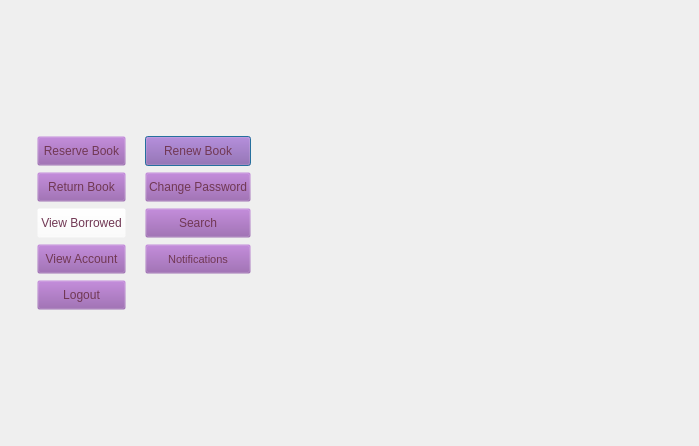
<?xml version="1.0" encoding="UTF-8"?>
<ui version="4.0">
 <class>Window_Member</class>
 <widget class="QDialog" name="Window_Member">
  <property name="geometry">
   <rect>
    <x>0</x>
    <y>0</y>
    <width>699</width>
    <height>446</height>
   </rect>
  </property>
  <property name="maximumSize">
   <size>
    <width>1000</width>
    <height>700</height>
   </size>
  </property>
  <property name="windowTitle">
   <string>Dialog</string>
  </property>
  <property name="windowIcon">
   <iconset resource="resi.qrc">
    <normaloff>:/myappico.png</normaloff>:/myappico.png</iconset>
  </property>
  <property name="styleSheet">
   <string notr="true"/>
  </property>
  <layout class="QVBoxLayout" name="verticalLayout">
   <item>
    <layout class="QGridLayout" name="gridLayout">
     <item row="2" column="4">
      <widget class="QPushButton" name="pushButton_RenewBook">
       <property name="maximumSize">
        <size>
         <width>140</width>
         <height>30</height>
        </size>
       </property>
       <property name="font">
        <font>
         <family>Microsoft Sans Serif</family>
        </font>
       </property>
       <property name="styleSheet">
        <string notr="true">background-color: rgba(146, 89, 170,0);
color: rgb(113, 56, 84);</string>
       </property>
       <property name="text">
        <string>Renew Book</string>
       </property>
       <property name="icon">
        <iconset resource="image.qrc">
         <normaloff>:/img/img/book-education-renew-borrow-reload-system-512.png</normaloff>:/img/img/book-education-renew-borrow-reload-system-512.png</iconset>
       </property>
       <property name="iconSize">
        <size>
         <width>20</width>
         <height>20</height>
        </size>
       </property>
      </widget>
     </item>
     <item row="3" column="5">
      <spacer name="horizontalSpacer">
       <property name="orientation">
        <enum>Qt::Horizontal</enum>
       </property>
       <property name="sizeHint" stdset="0">
        <size>
         <width>40</width>
         <height>20</height>
        </size>
       </property>
      </spacer>
     </item>
     <item row="8" column="2">
      <widget class="QLabel" name="label_2">
       <property name="text">
        <string/>
       </property>
      </widget>
     </item>
     <item row="0" column="3">
      <widget class="QLabel" name="label_6">
       <property name="text">
        <string/>
       </property>
       <property name="pixmap">
        <pixmap resource="image.qrc">:/img/img/EL.png</pixmap>
       </property>
      </widget>
     </item>
     <item row="2" column="3">
      <widget class="QLabel" name="label_4">
       <property name="text">
        <string/>
       </property>
      </widget>
     </item>
     <item row="2" column="1">
      <widget class="QLabel" name="label">
       <property name="text">
        <string/>
       </property>
      </widget>
     </item>
     <item row="0" column="0">
      <widget class="QLabel" name="label_3">
       <property name="text">
        <string/>
       </property>
      </widget>
     </item>
     <item row="5" column="2">
      <widget class="QPushButton" name="pushButton_ViewAccount">
       <property name="maximumSize">
        <size>
         <width>140</width>
         <height>30</height>
        </size>
       </property>
       <property name="font">
        <font>
         <family>Microsoft Sans Serif</family>
        </font>
       </property>
       <property name="styleSheet">
        <string notr="true">background-color: rgba(146, 89, 170,0);
color: rgb(113, 56, 84);</string>
       </property>
       <property name="text">
        <string>View Account</string>
       </property>
       <property name="icon">
        <iconset resource="image.qrc">
         <normaloff>:/img/img/A.png</normaloff>:/img/img/A.png</iconset>
       </property>
       <property name="iconSize">
        <size>
         <width>20</width>
         <height>20</height>
        </size>
       </property>
      </widget>
     </item>
     <item row="2" column="2">
      <widget class="QPushButton" name="pushButton_ReserveBook">
       <property name="maximumSize">
        <size>
         <width>140</width>
         <height>30</height>
        </size>
       </property>
       <property name="font">
        <font>
         <family>Microsoft Sans Serif</family>
        </font>
       </property>
       <property name="styleSheet">
        <string notr="true">background-color: rgba(146, 89, 170,0);
color: rgb(113, 56, 84);
</string>
       </property>
       <property name="text">
        <string>Reserve Book</string>
       </property>
       <property name="icon">
        <iconset resource="image.qrc">
         <normaloff>:/img/img/res2.png</normaloff>:/img/img/res2.png</iconset>
       </property>
       <property name="iconSize">
        <size>
         <width>20</width>
         <height>20</height>
        </size>
       </property>
      </widget>
     </item>
     <item row="4" column="4">
      <widget class="QPushButton" name="pushButton_Search">
       <property name="maximumSize">
        <size>
         <width>140</width>
         <height>30</height>
        </size>
       </property>
       <property name="font">
        <font>
         <family>Microsoft Sans Serif</family>
        </font>
       </property>
       <property name="styleSheet">
        <string notr="true">background-color: rgba(146, 89, 170,0);
color: rgb(113, 56, 84);</string>
       </property>
       <property name="text">
        <string>Search</string>
       </property>
       <property name="icon">
        <iconset resource="image.qrc">
         <normaloff>:/img/img/search.png</normaloff>:/img/img/search.png</iconset>
       </property>
       <property name="iconSize">
        <size>
         <width>20</width>
         <height>20</height>
        </size>
       </property>
      </widget>
     </item>
     <item row="3" column="3">
      <widget class="QLabel" name="label_5">
       <property name="text">
        <string/>
       </property>
      </widget>
     </item>
     <item row="3" column="4">
      <widget class="QPushButton" name="pushButton_ChangePassword">
       <property name="maximumSize">
        <size>
         <width>140</width>
         <height>30</height>
        </size>
       </property>
       <property name="font">
        <font>
         <family>Microsoft Sans Serif</family>
        </font>
       </property>
       <property name="styleSheet">
        <string notr="true">background-color: rgba(146, 89, 170,0);
color: rgb(113, 56, 84);</string>
       </property>
       <property name="text">
        <string>Change Password</string>
       </property>
       <property name="icon">
        <iconset resource="image.qrc">
         <normaloff>:/img/img/rech.png</normaloff>:/img/img/rech.png</iconset>
       </property>
       <property name="iconSize">
        <size>
         <width>20</width>
         <height>20</height>
        </size>
       </property>
      </widget>
     </item>
     <item row="3" column="2">
      <widget class="QPushButton" name="pushButton_ReturnBook">
       <property name="maximumSize">
        <size>
         <width>140</width>
         <height>30</height>
        </size>
       </property>
       <property name="font">
        <font>
         <family>Microsoft Sans Serif</family>
        </font>
       </property>
       <property name="styleSheet">
        <string notr="true">background-color: rgba(146, 89, 170,0);
color: rgb(113, 56, 84);</string>
       </property>
       <property name="text">
        <string>Return Book</string>
       </property>
       <property name="icon">
        <iconset resource="image.qrc">
         <normaloff>:/img/img/turns.png</normaloff>:/img/img/turns.png</iconset>
       </property>
       <property name="iconSize">
        <size>
         <width>20</width>
         <height>20</height>
        </size>
       </property>
      </widget>
     </item>
     <item row="4" column="2">
      <widget class="QPushButton" name="pushButton">
       <property name="maximumSize">
        <size>
         <width>140</width>
         <height>30</height>
        </size>
       </property>
       <property name="font">
        <font>
         <family>Microsoft Sans Serif</family>
        </font>
       </property>
       <property name="styleSheet">
        <string notr="true">color: rgb(113, 56, 84);
background-color: rgba(255, 255, 255,0);</string>
       </property>
       <property name="text">
        <string>View Borrowed</string>
       </property>
       <property name="icon">
        <iconset resource="image.qrc">
         <normaloff>:/img/img/A.png</normaloff>:/img/img/A.png</iconset>
       </property>
       <property name="iconSize">
        <size>
         <width>24</width>
         <height>24</height>
        </size>
       </property>
      </widget>
     </item>
     <item row="5" column="4">
      <widget class="QPushButton" name="showMessageBtn">
       <property name="maximumSize">
        <size>
         <width>140</width>
         <height>30</height>
        </size>
       </property>
       <property name="font">
        <font>
         <family>Microsoft Sans Serif</family>
         <pointsize>8</pointsize>
        </font>
       </property>
       <property name="styleSheet">
        <string notr="true">background-color: rgba(146, 89, 170,0);
color: rgb(113, 56, 84);</string>
       </property>
       <property name="text">
        <string>Notifications</string>
       </property>
       <property name="icon">
        <iconset resource="image.qrc">
         <normaloff>:/img/img/kindpng_1509057.png</normaloff>:/img/img/kindpng_1509057.png</iconset>
       </property>
       <property name="iconSize">
        <size>
         <width>18</width>
         <height>18</height>
        </size>
       </property>
      </widget>
     </item>
     <item row="7" column="2">
      <widget class="QSplitter" name="splitter">
       <property name="orientation">
        <enum>Qt::Vertical</enum>
       </property>
       <widget class="QPushButton" name="pushButton_Logout">
        <property name="maximumSize">
         <size>
          <width>300</width>
          <height>30</height>
         </size>
        </property>
        <property name="font">
         <font>
          <family>Microsoft Sans Serif</family>
         </font>
        </property>
        <property name="styleSheet">
         <string notr="true">background-color: rgba(146, 89, 170,0);
color: rgb(113, 56, 84);</string>
        </property>
        <property name="text">
         <string>Logout</string>
        </property>
        <property name="icon">
         <iconset resource="image.qrc">
          <normaloff>:/img/img/vippng.com-logout-icon-png-2967.png</normaloff>:/img/img/vippng.com-logout-icon-png-2967.png</iconset>
        </property>
        <property name="iconSize">
         <size>
          <width>20</width>
          <height>20</height>
         </size>
        </property>
       </widget>
      </widget>
     </item>
    </layout>
   </item>
  </layout>
 </widget>
 <resources>
  <include location="image.qrc"/>
  <include location="resi.qrc"/>
 </resources>
 <connections/>
</ui>
